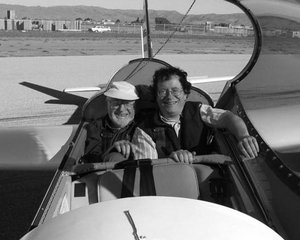
//> input picture cpp_opencv/03_imgproc_module/22_match_template/Template_Matching_Original_Image.jpg, 300 x 240 px
$ ./copymakeborder ../22_match_template/Template_Matching_Original_Image.jpg   (built with g++ and OpenCV 4)
//> lines starting //> are read from the running program, lines starting //| are printed output that depends on the picture
/**
 * @file copyMakeBorder_demo.cpp
 * @brief Sample code that shows the functionality of copyMakeBorder
 * @author OpenCV team
 */

#include "opencv2/imgproc.hpp"
#include "opencv2/imgcodecs.hpp"
#include "opencv2/highgui.hpp"

using namespace cv;

//![variables]
// Declare the variables
Mat src, dst;
int top, bottom, left, right;
int borderType = BORDER_CONSTANT;
const char* window_name = "copyMakeBorder Demo";
RNG rng(12345);
//![variables]

/**
 * @function main
 */
int main( int argc, char** argv )
{
    //![load]
    const char* imageName = argc >=2 ? argv[1] : "../../data/wechat.jpg";

    // Loads an image
    src = imread( imageName, IMREAD_COLOR ); // Load an image
//> src is the input picture: 240 rows x 300 cols, CV_8UC3; min 0, max 255, mean 118.1

    // Check if image is loaded fine
    if( src.empty()) {
        printf(" Error opening image\n");
        printf(" Program Arguments: [image_name -- default ../../data/wechat.jpg] \n");
        return -1;
    }
    //![load]

    // Brief how-to for this program
    printf( "\n \t copyMakeBorder Demo: \n" );
    printf( "\t -------------------- \n" );
    printf( " ** Press 'c' to set the border to a random constant value \n");
    printf( " ** Press 'r' to set the border to be replicated \n");
    printf( " ** Press 'ESC' to exit the program \n");

    //![create_window]
    namedWindow( window_name, WINDOW_AUTOSIZE );
    //![create_window]

    //![init_arguments]
    // Initialize arguments for the filter
    top = (int) (0.05*src.rows); bottom = top;
//> after `top =(int)(0.05 * src.rows)`: top = 12
//> after `bottom = top`: bottom = 12
    left = (int) (0.05*src.cols); right = left;
//> after `left =(int)(0.05 * src.cols)`: left = 15
//> after `right = left`: right = 15
    //![init_arguments]

    for(;;)
    {
        //![update_value]均匀分布随机生成颜色（500毫秒更新一次）
        Scalar value( rng.uniform(0, 255), rng.uniform(0, 255), rng.uniform(0, 255) );
        //![update_value]

        //![copymakeborder]
        copyMakeBorder( src, dst, top, bottom, left, right, borderType, value );
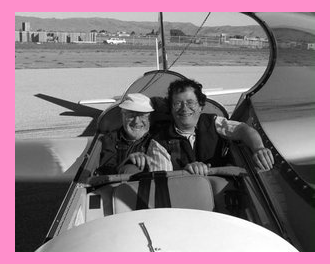
//> dst: 264 rows x 330 cols, CV_8UC3; mean B, G, R 132.8, 122.4, 141.7
//> the key 'c' is pressed
//> the key 'r' is pressed
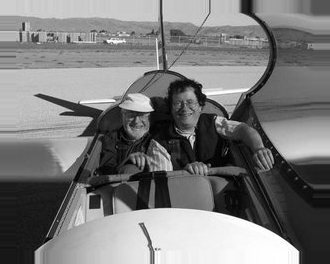
//> dst: 264 rows x 330 cols, CV_8UC3; min 0, max 255, mean 122.4
        //![copymakeborder]

        //![display]
        imshow( window_name, dst );
        //![display]

        //![check_keypress]
        char c = (char)waitKey(500);
//> the Esc key is pressed
        if( c == 27 )
        { break; }
        else if( c == 'c' )
        { borderType = BORDER_CONSTANT; }
        else if( c == 'r' )
        { borderType = BORDER_REPLICATE; }
        //![check_keypress]
    }

    return 0;
}
